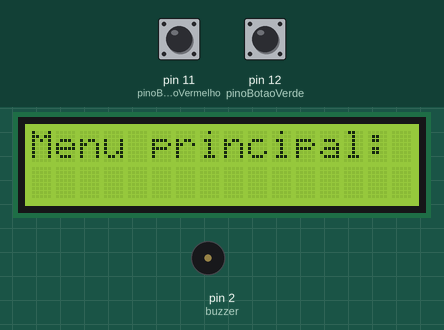
The sketch below on a simulated Arduino Uno, built with avr-gcc and run on an emulated ATmega328P. Parts: 16×2 character LCD, buzzer (waves = sounding, pin HIGH). Inputs (shaded band) come from the test bench; at power-on: pin 11 (pinoBotaoVermelho) HIGH, pin 12 (pinoBotaoVerde) HIGH.

Above: at 3.2 s.
3.3 s: pin 11 (pinoBotaoVermelho) pulled LOW for 3.2 s
At 7.9 s:
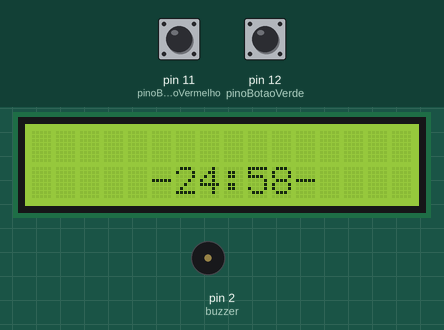
8.0 s: pin 11 (pinoBotaoVermelho) pulled LOW for 0.15 s
At 10.9 s:
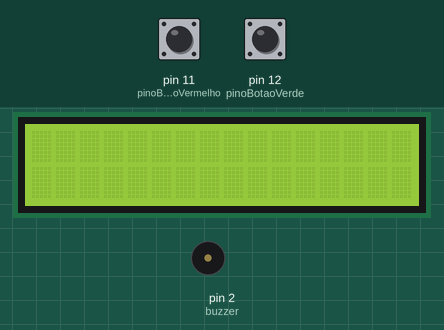
11.1 s: pin 12 (pinoBotaoVerde) pulled LOW for 1 s
At 12.3 s:
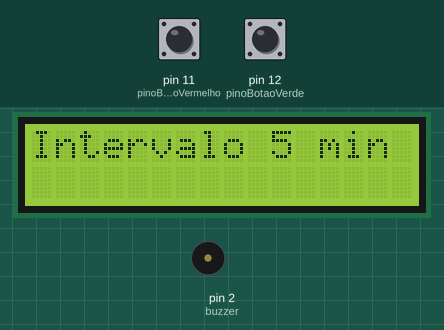
Timing chart, 0 to 14.1 s (numbered marks = the images above; inputs shaded):
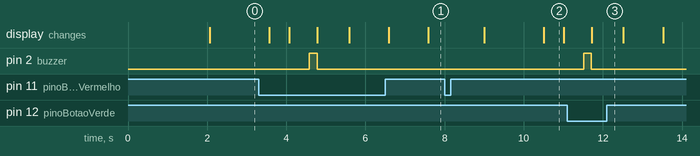

The sketch:

cronometroDeEstudos.ino
```cpp
#include <LiquidCrystal.h>      // usando a biblioteca LiquidCrystal

const int rs = 8, en = 9, d4 = 4, d5 = 5, d6 = 6, d7 = 7; // definicao dos pinos do Display
LiquidCrystal lcd(rs, en, d4, d5, d6, d7);                // configurando os pinos
int thisChar = 0 ;

const int pinoBotaoVerde = 12;         //PINO DIGITAL UTILIZADO PELO PUSH BUTTON GREEN
const int pinoBotaoVermelho = 11;           //PINO DIGITAL UTILIZADO PELO PUSH BUTTON RED
const int buzzer = 2;                  //PINO DIGITAL UTILIZADO PELO LED

int segundo, minuto, segundoTotal, tempoDoTemporizador, ultimoTempo;
unsigned long  salvarTempo, proximoSegundo;

boolean desativar = false;

void setup()
{
  lcd.begin(16, 2);                        // definindo o LCD - 16 colunas e 2 linhas

  pinMode(pinoBotaoVerde, INPUT_PULLUP);
  pinMode(pinoBotaoVermelho, INPUT_PULLUP);
  //DEFINE O PINO COMO ENTRADA / "_PULLUP" É PARA ATIVAR O RESISTOR INTERNO
  //DO ARDUINO PARA GARANTIR QUE NÃO EXISTA FLUTUAÇÃO ENTRE 0 (LOW) E 1 (HIGH)

  pinMode(buzzer, OUTPUT);                   //DEFINE O PINO COMO SAÍDA
  digitalWrite(buzzer, LOW);                 //BUZZER INICIA DESLIGADO

  ultimoTempo = 0;
  minuto = 0;
  segundo = 0;

  lcd.setCursor(3, 0);
  lcd.print("Iniciando");
  lcd.setCursor(3, 1);
  lcd.print("Atividade");
  delay (2000);
  lcd.clear();
}

void loop()
{
  Menu();
  desativar = false;

  while (digitalRead(pinoBotaoVerde) == HIGH && digitalRead(pinoBotaoVermelho) == HIGH) {

  }

  if (digitalRead(pinoBotaoVerde) == LOW) {       //SE A LEITURA DO PINO FOR IGUAL A LOW, FAZ
    tempoDoTemporizador = 4;
    Buzzer();
    lcd.clear();
    lcd.setCursor(0, 0);
    lcd.print("Intervalo 5 min");
    delay(800);
    while (desativar == false) {
      desativar = Temporizador(desativar);
    }

  } else if (digitalRead(pinoBotaoVermelho) == LOW) {  //SE A LEITURA DO PINO FOR IGUAL A LOW, FAZ
    tempoDoTemporizador = 24;
    Buzzer();
    lcd.clear();
    lcd.setCursor(0, 1);
    lcd.print("Atividade 25 min");
    delay(800);
    while (desativar == false) {
      desativar = Temporizador(desativar);
    }

  } else {
  }

  delay(1000);
}
```

Buzzer.ino
```cpp
void Buzzer() {
  digitalWrite(buzzer, HIGH);
  delay(200);
  digitalWrite(buzzer, LOW);
}
```

Menu.ino
```cpp
void Menu ()                     // imprimindo mensagem
{
  lcd.clear();
  lcd.setCursor(0, 0);            // selecionando coluna 0 e linha 0
  lcd.print("Menu principal:");
  delay(1500);
  lcd.clear();                       // limpa a tela
  delay(500);                       // atraso de 1 segundo// print da mensagem
  lcd.setCursor(0, 0);
  lcd.print("-Verde intervalo");
  lcd.setCursor(0, 1);
  lcd.print("-Verm. atividade");
  delay(500);
}
```

Temporizador.ino
```cpp
boolean Temporizador (boolean desativado) {

  lcd.clear();
  lcd.setCursor(5, 1);
  lcd.print("-");
  lcd.print(tempoDoTemporizador + 1);
  lcd.print(":00-");
  delay(1000);

  minuto = tempoDoTemporizador;
  segundoTotal = 59;
  salvarTempo = millis();

  lcd.clear();

  while (true) {

    proximoSegundo = salvarTempo + 1000;

    segundo = segundoTotal - ultimoTempo;
    lcd.setCursor(5, 1);
    lcd.print("-");
    lcd.print(minuto);
    lcd.print(":");
    lcd.print(segundo);
    lcd.print("-");

    if (segundo <= 0) {
      delay(1000);


      if (minuto == 0 && segundo <= 0) {
        lcd.clear();
        lcd.setCursor(0, 1);
        lcd.print("Acabou o tempo!");
        Buzzer();
        Buzzer();
        delay(1000);
        return true;
      }
      minuto = minuto - 1;
      segundoTotal = 60;
      ultimoTempo = 0;
    }

    if (millis() >= proximoSegundo) {
      ++ultimoTempo;
      salvarTempo = proximoSegundo;
    }
    if (digitalRead(pinoBotaoVermelho) == LOW) {
      return true;
    }
  }
}
```

Measured:
- after the input at 3.3 s, pin 2 (buzzer): LOW → HIGH after 1.3 s, → LOW 0.20 s later; the display: first differs from a run without the input after 1.5 s (image 1 shows a later state)
- after the input at 8.0 s, the display: first changes after 1.0 s (image 2 shows a later state)
- after the input at 11.1 s, pin 2 (buzzer): LOW → HIGH after 0.41 s, → LOW 0.20 s later; the display: changes after 0.62 s (image 3)
- what the display in image 2 shows lasts 0.5 s, from 10.5 s to 11.0 s
